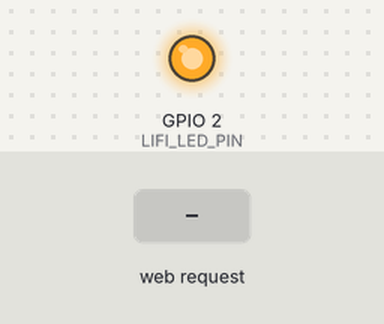
This sketch was run on a simulated ESP8266 (Wemos D1 mini). On the bench: output pins drawn as LEDs (lit = HIGH). Inputs (shaded band) come from the test bench. WiFi joins after 1.5 s; servers stay silent unless stated; what the sketch prints to the serial monitor is not drawn.

Above: at 0.6 s.
At 2.7 s:
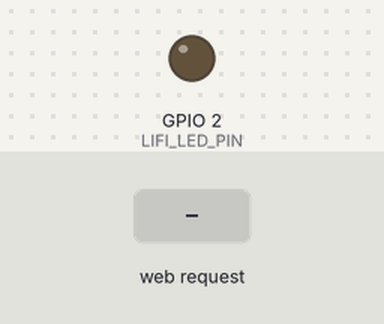
2.8 s: HTTP request GET / received
4.3 s: HTTP request GET /?data=1 received
At 5.5 s:
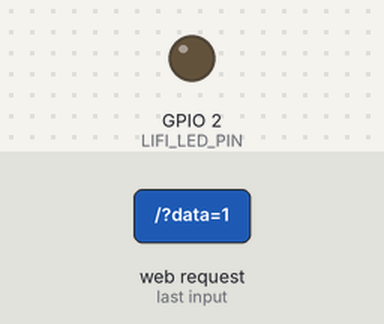
Timing chart, 0 to 7.3 s (numbered marks = the images above; inputs shaded):
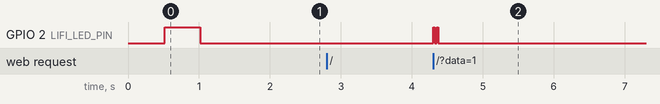

The sketch:

esp8266_lifi_tx.ino
```cpp
/**
 * ESP8266 LiFi Data Receiver and Transmitter
 * -----------------------------------------
 * This firmware allows the ESP8266 to receive text data from the Flutter app
 * via an HTTP GET request and "transmit" it using an LED (LiFi) or Serial.
 *
 * Communication Protocol:
 * The Flutter app sends: http://<ESP_IP>/?data=MESSAGE
 *
 * Hardware Connections:
 * - LiFi LED: Connect to GPIO 2 (D4 on most NodeMCU/Wemos boards) with a resistor.
 * - Monitor Serial at 115200 baud for debugging.
 */

#include <ESP8266WiFi.h>
#include <ESP8266WebServer.h>

// --- Configuration ---
const char* ssid = "YOUR_WIFI_SSID";     // Change to your WiFi name
const char* password = "YOUR_WIFI_PASSWORD"; // Change to your WiFi password

// Pin for LiFi Transmission (LED)
const int LIFI_LED_PIN = 2; // GPIO 2 (D4 / Onboard LED)

// Transmission Settings
const int BIT_PERIOD_MS = 10; // Delay between bits (10ms = 100 bps)

// Web Server instance on port 80
ESP8266WebServer server(80);

/**
 * Transmits a string bit-by-bit using the LED (Simple OOK - On-Off Keying)
 */
void transmitLiFi(String data) {
  Serial.print(">>> Transmitting LiFi: ");
  Serial.println(data);

  // OOK (On-Off Keying) Transmission
  // Protocol: [START_BIT(HIGH)] [8 DATA BITS] [STOP_BIT(LOW)]

  for (int i = 0; i < data.length(); i++) {
    char c = data[i];

    // 1. Send Start Bit (HIGH) to signal character start
    digitalWrite(LIFI_LED_PIN, HIGH);
    delay(BIT_PERIOD_MS);

    // 2. Send 8 Bits (LSB first)
    for (int b = 0; b < 8; b++) {
      bool bitValue = (c >> b) & 0x01;
      digitalWrite(LIFI_LED_PIN, bitValue ? HIGH : LOW);
      delay(BIT_PERIOD_MS);
    }

    // 3. Send Stop Bit (LOW)
    digitalWrite(LIFI_LED_PIN, LOW);
    delay(BIT_PERIOD_MS);

    // Tiny gap between characters
    delay(BIT_PERIOD_MS * 2);
  }

  Serial.println(">>> Transmission Complete.");
}

/**
 * Endpoint: /
 * Handles both "Check Connection" (GET /)
 * and "Send Data" (GET /?data=...)
 */
void handleRoot() {
  if (server.hasArg("data")) {
    String message = server.arg("data");

    // Log to Serial
    Serial.print("Received Data from App: ");
    Serial.println(message);

    // Respond to the App (Success)
    server.send(200, "text/plain", "SUCCESS: Transmitting \"" + message + "\"");

    // Perform LiFi Transmission
    transmitLiFi(message);

  } else {
    // Basic health check response
    server.send(200, "text/html",
      "<html><body><h1>ESP8266 LiFi Node</h1><p>Status: Ready</p></body></html>");
    Serial.println("Connection health check received.");
  }
}

/**
 * Endpoint: /status
 * Returns system information as a simple text/json response
 */
void handleStatus() {
  String status = "{\"chip_id\": " + String(ESP.getChipId()) +
                 ", \"uptime\": " + String(millis()/1000) +
                 ", \"status\": \"online\"}";
  server.send(200, "application/json", status);
}

void setup() {
  // Initialize Serial for debugging
  Serial.begin(115200);
  delay(10);

  // Initialize LED Pin
  pinMode(LIFI_LED_PIN, OUTPUT);
  digitalWrite(LIFI_LED_PIN, LOW); // Start with LED OFF

  Serial.println("\n----------------------------------");
  Serial.println("ESP8266 LiFi Controller Starting...");
  Serial.println("----------------------------------");

  // Connect to WiFi
  Serial.print("Connecting to: ");
  Serial.println(ssid);

  WiFi.mode(WIFI_STA);
  WiFi.begin(ssid, password);

  int counter = 0;
  while (WiFi.status() != WL_CONNECTED) {
    delay(500);
    Serial.print(".");
    digitalWrite(LIFI_LED_PIN, (counter % 2 == 0) ? HIGH : LOW); // Blink while connecting
    counter++;
    if (counter > 40) { // Fail-safe: restart if connection takes too long
      Serial.println("\nWiFi Failed. Restarting...");
      ESP.restart();
    }
  }

  // Connection Success
  digitalWrite(LIFI_LED_PIN, LOW); // Keep LED off after connection
  Serial.println("\nWiFi Connected!");
  Serial.print("IP Address: ");
  Serial.println(WiFi.localIP());
  Serial.println("Use this IP address in your Flutter App.");

  // Configure Web Server routes
  server.on("/", HTTP_GET, handleRoot);
  server.on("/status", HTTP_GET, handleStatus);

  // Start Server
  server.begin();
  Serial.println("HTTP Server Started. Ready to transmit.");
}

void loop() {
  // Handle incoming HTTP requests
  server.handleClient();
}
```

Measured:
- after the input at 2.8 s, every drawn part: stays the same
- after the input at 4.3 s, GPIO 2 (LIFI_LED_PIN): alternates HIGH for 0.02 s and LOW for 0.03 s, 4 changes in all, then stays LOW, starting at once
